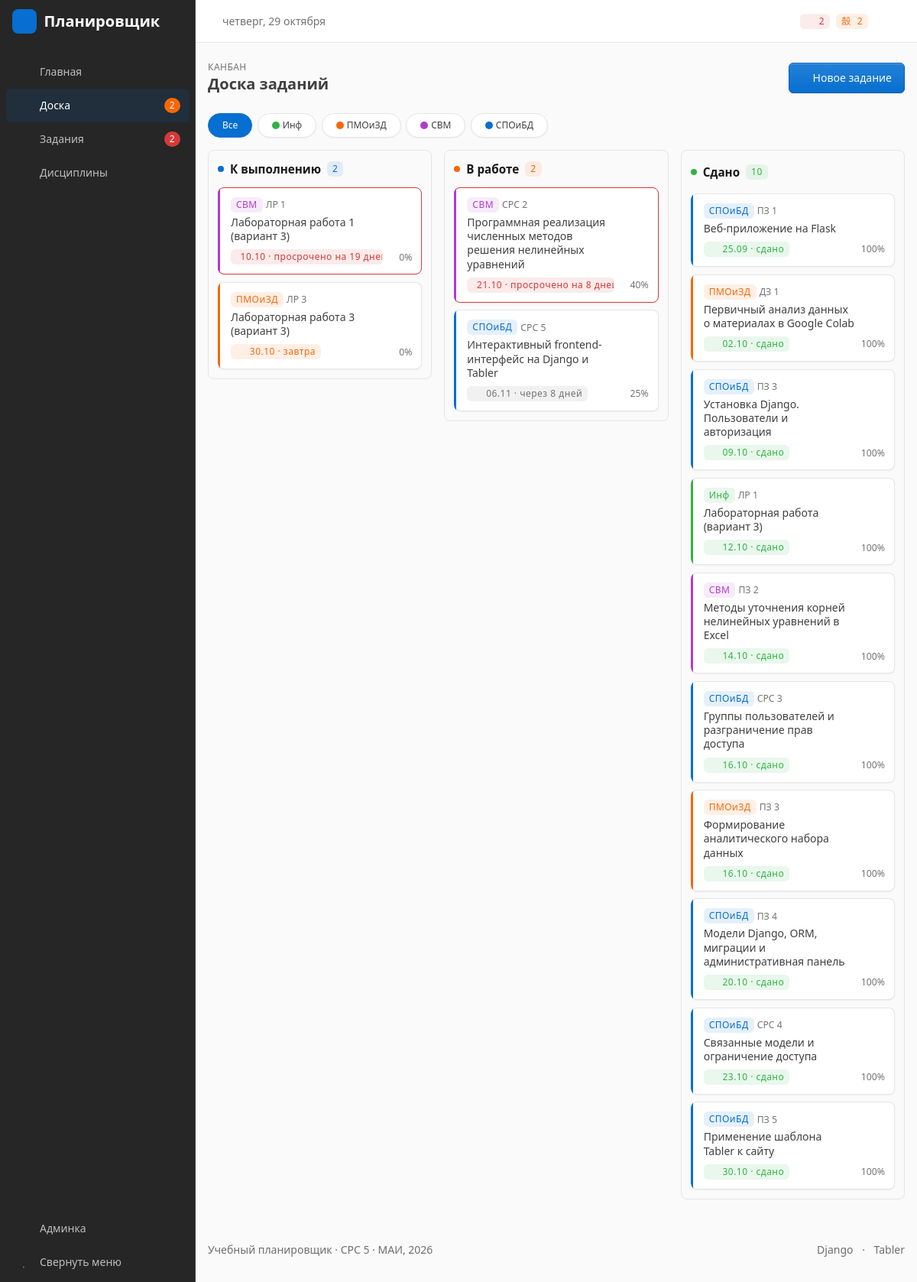
/board/, run on the app's committed database.
### planner/models.py (models this page shows, shortened)
class Subject(models.Model):
    COLORS = [
        ('blue', 'Синий'),
        ('green', 'Зелёный'),
        ('orange', 'Оранжевый'),
        ('purple', 'Фиолетовый'),
        ('red', 'Красный'),
        ('teal', 'Бирюзовый'),
    ]
    CONTROLS = [
        ('exam', 'Экзамен'),
        ('credit', 'Зачёт'),
        ('diff', 'Дифф. зачёт'),
    ]
    name = models.CharField('Название', max_length=150)
    short_name = models.CharField('Сокращение', max_length=20)
    teacher = models.CharField('Преподаватель', max_length=100, blank=True)
    control = models.CharField('Форма контроля', max_length=10, choices=CONTROLS, default='exam')
    color = models.CharField('Цвет', max_length=10, choices=COLORS, default='blue')
    class Meta:
        verbose_name = 'Дисциплина'
        verbose_name_plural = 'Дисциплины'
        ordering = ['name']
    def __str__(self):
        return self.short_name

class Task(models.Model):
    TODO, DOING, DONE = 'todo', 'doing', 'done'
    STATUSES = [
        (TODO, 'К выполнению'),
        (DOING, 'В работе'),
        (DONE, 'Сдано'),
    ]
    KINDS = [
        ('pz', 'ПЗ'),
        ('srs', 'СРС'),
        ('lr', 'ЛР'),
        ('dz', 'ДЗ'),
    ]
    PRIORITIES = [
        (1, 'Низкий'),
        (2, 'Обычный'),
        (3, 'Высокий'),
    ]
    subject = models.ForeignKey(Subject, on_delete=models.CASCADE, related_name='tasks',
                                verbose_name='Дисциплина')
    kind = models.CharField('Вид работы', max_length=5, choices=KINDS, default='pz')
    number = models.PositiveSmallIntegerField('Номер', default=1)
    title = models.CharField('Тема', max_length=200)
    description = models.TextField('Описание', blank=True)
    deadline = models.DateField('Срок сдачи')
    status = models.CharField('Статус', max_length=10, choices=STATUSES, default=TODO)
    priority = models.PositiveSmallIntegerField('Приоритет', choices=PRIORITIES, default=2)
    created_at = models.DateTimeField('Создано', auto_now_add=True)
    updated_at = models.DateTimeField('Изменено', auto_now=True)
    class Meta:
        verbose_name = 'Задание'
        verbose_name_plural = 'Задания'
        ordering = ['deadline', '-priority']
    @property
    def code(self):
        return f'{self.get_kind_display()} {self.number}'
    @property
    def days_left(self):
        return (self.deadline - date.today()).days
    @property
    def is_overdue(self):
        return self.status != self.DONE and self.days_left < 0
    def checklist_progress(self):
        items = list(self.checklist.all())
        if not items:
            return 0
        return round(sum(i.done for i in items) * 100 / len(items))

### planner/views.py (the view)
# urls.py: path('board/', views.board, name='board'),
@ensure_csrf_cookie
def board(request):
    tasks = Task.objects.select_related('subject').prefetch_related('checklist')
    columns = [
        {'status': code, 'title': title, 'tasks': [t for t in tasks if t.status == code]}
        for code, title in Task.STATUSES
    ]
    return render(request, 'planner/board.html', {
        'columns': columns,
        'subjects': Subject.objects.all(),
        'form': TaskForm(),
    })

### planner/context_processors.py (called while the page is built)
def counters(request):
    return {'counters': task_stats()}

### planner/services.py (called while the page is built)
def task_stats():
    tasks = Task.objects.all()
    return {
        'total': tasks.count(),
        'todo': tasks.filter(status=Task.TODO).count(),
        'doing': tasks.filter(status=Task.DOING).count(),
        'done': tasks.filter(status=Task.DONE).count(),
        'overdue': tasks.exclude(status=Task.DONE).filter(deadline__lt=date.today()).count(),
    }

### planner/templatetags/planner_tags.py (called while the page is built)
def plural_ru(n, one, few, many):
    n = abs(n)
    if n % 10 == 1 and n % 100 != 11:
        return one
    if 2 <= n % 10 <= 4 and not 12 <= n % 100 <= 14:
        return few
    return many

@register.filter
def days_word(n):
    return f'{abs(n)} {plural_ru(n, "день", "дня", "дней")}'

@register.filter
def deadline_text(task):
    if task.status == 'done':
        return 'сдано'
    days = task.days_left
    if days == 0:
        return 'сегодня'
    if days == 1:
        return 'завтра'
    if days > 0:
        return f'через {days_word(days)}'
    return f'просрочено на {days_word(days)}'

@register.filter
def deadline_color(task):
    if task.status == 'done':
        return 'green'
    days = task.days_left
    if days < 0:
        return 'red'
    if days <= 3:
        return 'orange'
    return 'secondary'

@register.filter
def status_color(status):
    return STATUS_COLORS.get(status, 'secondary')

### templates/planner/board.html (shortened to what this page needs)
{% extends 'base.html' %}
{% load static planner_tags %}
{% block pretitle %}Канбан{% endblock %}
{% block page_title %}Доска заданий{% endblock %}
{% block page_actions %}{% include 'partials/_add_button.html' %}{% endblock %}
{% block content %}
<div class="subject-filter mb-3" id="board-filter">
    <button type="button" class="btn btn-sm btn-pill active" data-subject="">Все</button>
    {% for subject in subjects %}
        <button type="button" class="btn btn-sm btn-pill" data-subject="{{ subject.pk }}">
            <span class="badge bg-{{ subject.color }} me-1 p-1"></span>{{ subject.short_name }}
        </button>
    {% endfor %}
</div>
<div class="board" id="board">
    {% for column in columns %}
        <section class="board-column {% if forloop.first %}is-active{% endif %}" data-status="{{ column.status }}">
            <div class="board-column-header">
                <span class="status-dot status-{{ column.status|status_color }}"></span>
                <h3 class="m-0">{{ column.title }}</h3>
                <span class="badge bg-{{ column.status|status_color }}-lt" data-count="{{ column.status }}">{{ column.tasks|length }}</span>
                {% if column.status == 'done' %}
                    <button type="button" class="btn btn-sm btn-ghost-secondary btn-icon ms-auto d-none d-md-inline-flex"
                            id="toggle-done" data-bs-toggle="tooltip" title="Свернуть колонку">
                        <i class="ti ti-chevrons-up"></i>
                    </button>
                {% endif %}
            </div>
            <div class="board-column-body" data-dropzone="{{ column.status }}">
                {% for task in column.tasks %}
                    {% include 'partials/_task_card.html' %}
                {% endfor %}
            </div>
        </section>
    {% endfor %}
</div>
{% endblock %}

### templates/partials/_task_card.html
{% load planner_tags %}
<div class="card card-sm task-card {% if task.is_overdue %}task-overdue{% endif %}" draggable="true"
     data-id="{{ task.pk }}" data-subject="{{ task.subject_id }}" data-status="{{ task.status }}">
    <div class="card-status-start bg-{{ task.subject.color }}"></div>
    <div class="card-body">
        <div class="d-flex align-items-start gap-2">
            <div class="flex-fill">
                <div class="d-flex align-items-center gap-1 mb-1">
                    {% include 'partials/_subject_badge.html' with subject=task.subject %}
                    <span class="text-secondary small fw-medium">{{ task.code }}</span>
                    {% if task.priority == 3 %}<i class="ti ti-flame text-red" title="Высокий приоритет"></i>{% endif %}
                </div>
                <a href="{% url 'task_detail' task.pk %}" class="task-title text-reset">{{ task.title }}</a>
            </div>
            {% include 'partials/_status_menu.html' %}
        </div>
        <div class="d-flex align-items-center justify-content-between mt-2 gap-2">
            {% include 'partials/_deadline.html' %}
            {% with progress=task.checklist_progress %}
                <span class="small text-secondary text-nowrap" title="Чек-лист">
                    <i class="ti ti-checkbox"></i> {{ progress }}%
                </span>
            {% endwith %}
        </div>
    </div>
</div>

### templates/partials/_subject_badge.html
<span class="badge bg-{{ subject.color }}-lt" title="{{ subject.name }}">{{ subject.short_name }}</span>

### templates/partials/_status_menu.html (shortened to what this page needs)
<div class="dropdown">
    <button class="btn btn-sm btn-ghost-secondary btn-icon" type="button" data-bs-toggle="dropdown"
            data-bs-auto-close="outside"
            aria-label="Действия с заданием">
        <i class="ti ti-dots-vertical"></i>
    </button>
</div>

### templates/partials/_deadline.html
{% load planner_tags %}
<span class="badge bg-{{ task|deadline_color }}-lt text-nowrap" title="Срок: {{ task.deadline|date:'d.m.Y' }}">
    <i class="ti ti-clock me-1"></i>{{ task.deadline|date:'d.m' }} · {{ task|deadline_text }}
</span>

### static/css/planner.css (style rules this page uses)
.board { display: grid; grid-template-columns: repeat(3, minmax(0, 1fr)); gap: 1rem; align-items: start; }
.board-column { background: var(--tblr-bg-surface-secondary); border: 1px solid var(--tblr-border-color); border-radius: var(--tblr-border-radius-lg); padding: .75rem; }
.board-column-header { display: flex; align-items: center; gap: .5rem; margin-bottom: .75rem; }
.board-column-header h3 { font-size: .95rem; }
.board-column-body { display: flex; flex-direction: column; gap: .6rem; min-height: 120px; border-radius: 8px; transition: background .15s; }
.task-card { cursor: grab; transition: box-shadow .15s, transform .15s; }
.task-card .task-title { font-weight: 500; line-height: 1.3; display: block; }
.task-card .card-body { padding: .75rem .75rem .75rem 1rem; }
.task-overdue { border-color: var(--tblr-red); }
.subject-filter { display: flex; gap: .4rem; flex-wrap: wrap; }
.subject-filter .btn.active { background: var(--tblr-primary); color: #fff; border-color: var(--tblr-primary); }

### data on the page
Subject: short_name "Инф"
Subject: short_name "ПМОиЗД"
Subject: short_name "СВМ"
Subject: short_name "СПОиБД"
Task: code "ЛР 1", priority 3 (drawn), title "Лабораторная работа 1 (вариант 3)", deadline "10.10", status+deadline "просрочено на 19…", checklist_progress "0"
Task: code "ЛР 3", title "Лабораторная работа 3 (вариант 3)", deadline "30.10", status+deadline "завтра", checklist_progress "0"
Task: code "СРС 2", priority 3 (drawn), title "Программная реализация численных методов решения нелинейных уравнений", deadline "21.10", status+deadline "просрочено на 8…", checklist_progress "40"
Task: code "СРС 5", priority 3 (drawn), title "Интерактивный frontend-интерфейс на Django и Tabler", deadline "06.11", status+deadline "через 8 дней", checklist_progress "25"
Task: code "ПЗ 1", title "Веб-приложение на Flask", deadline "25.09", status "сдано", checklist_progress "100"
Task: code "ДЗ 1", title "Первичный анализ данных о материалах в Google Colab", deadline "02.10", status "сдано", checklist_progress "100"
Task: code "ПЗ 3", title "Установка Django. Пользователи и авторизация", deadline "09.10", status "сдано", checklist_progress "100"
Task: code "ЛР 1", title "Лабораторная работа (вариант 3)", deadline "12.10", status "сдано", checklist_progress "100"
Task: code "ПЗ 2", title "Методы уточнения корней нелинейных уравнений в Excel", deadline "14.10", status "сдано", checklist_progress "100"
Task: code "СРС 3", title "Группы пользователей и разграничение прав доступа", deadline "16.10", status "сдано", checklist_progress "100"
Task: code "ПЗ 3", title "Формирование аналитического набора данных", deadline "16.10", status "сдано", checklist_progress "100"
Task: code "ПЗ 4", title "Модели Django, ORM, миграции и административная панель", deadline "20.10", status "сдано", checklist_progress "100"
Task: code "СРС 4", priority 3 (drawn), title "Связанные модели и ограничение доступа", deadline "23.10", status "сдано", checklist_progress "100"
Task: code "ПЗ 5", title "Применение шаблона Tabler к сайту", deadline "30.10", status "сдано", checklist_progress "100"

### other printed values
{{ title }} "Главная Доска Задания Дисциплины"
{{ badge }} "2 2"
{{ counters.overdue }} "2"
{{ counters.doing }} "2"
{{ column.title }} "К выполнению" "В работе" "Сдано"
{{ column.tasks|length }} "2" "2" "10"
